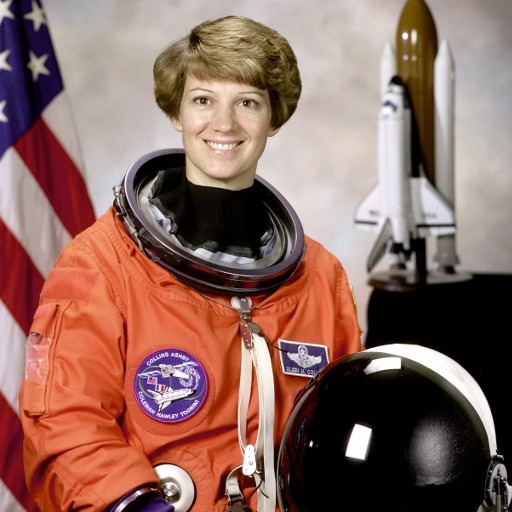
#> input picture assets/selftest_portrait.jpg, 512 x 512 px
$ python -i image_utils.py   (imports and definitions only)
#> lines starting #> are read from the running program, lines starting #| are printed output that depends on the picture
"""Image reading, encoding, and safe atomic writing.

Reads happen exactly once per image (Pillow decode with EXIF orientation
applied in memory), all geometry is done on the decoded array, and the final
result is encoded exactly once. Sources are opened strictly read-only.
"""

from __future__ import annotations

import base64
import os
from pathlib import Path

import cv2
import numpy as np
from PIL import Image, ImageOps, UnidentifiedImageError

JPEG_EXTENSIONS = {".jpg", ".jpeg"}


class ImageLoadError(Exception):
    """The file could not be decoded as an image."""


def load_image_bgr(path: Path) -> np.ndarray:
    """Decode an image file into a BGR uint8 array.

    EXIF orientation is applied in memory; the source file is not touched.
    Grayscale, palette, and alpha images are converted to 3-channel RGB
    (alpha composited over white, which suits ID photos).
    """
#> called with path = '../assets/selftest_portrait.jpg'
    try:
        with Image.open(path) as im:
#> im is the input picture: PIL image 512x512 RGB; mean R, G, B 141.6, 105.8, 96.5
            im = ImageOps.exif_transpose(im)
            if im.mode in ("RGBA", "LA", "PA") or (im.mode == "P" and "transparency" in im.info):
                rgba = im.convert("RGBA")
                background = Image.new("RGBA", rgba.size, (255, 255, 255, 255))
                im = Image.alpha_composite(background, rgba).convert("RGB")
            elif im.mode != "RGB":
                im = im.convert("RGB")
            rgb = np.asarray(im, dtype=np.uint8)
    except (UnidentifiedImageError, OSError, ValueError, SyntaxError) as exc:
        raise ImageLoadError(f"Cannot decode image: {path.name} ({exc})") from exc
    if rgb.ndim != 3 or rgb.shape[2] != 3 or rgb.shape[0] < 8 or rgb.shape[1] < 8:
        raise ImageLoadError(f"Unsupported image geometry: {path.name}")
    return np.ascontiguousarray(rgb[:, :, ::-1])
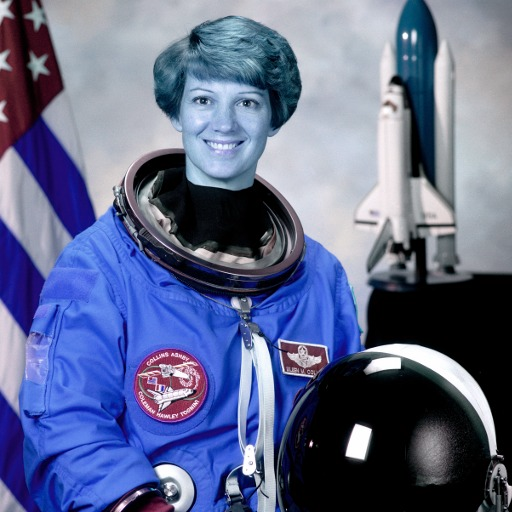
#> returned value: shape (512, 512, 3); mean of channels 0, 1, 2 96.5, 105.8, 141.6; drawn as R, G, B


def encode_image(bgr: np.ndarray, extension: str, jpeg_quality: int = 95) -> bytes:
    """Encode a BGR array once, honouring the requested file extension."""
    ext = extension.lower()
    if ext in JPEG_EXTENSIONS:
        ok, buf = cv2.imencode(".jpg", bgr, [int(cv2.IMWRITE_JPEG_QUALITY), int(jpeg_quality)])
    elif ext == ".png":
        ok, buf = cv2.imencode(".png", bgr, [int(cv2.IMWRITE_PNG_COMPRESSION), 6])
    else:
        raise ValueError(f"Unsupported output extension: {extension}")
    if not ok:
        raise ValueError(f"Failed to encode image as {extension}")
    return buf.tobytes()


def write_bytes_atomic(data: bytes, destination: Path) -> None:
    """Write bytes to *destination* via a temporary file + atomic replace.

    Prevents half-written images if the process is cancelled or crashes.
    Unicode-safe on Windows (no cv2.imwrite path limitations).
    """
    destination = Path(destination)
    destination.parent.mkdir(parents=True, exist_ok=True)
    tmp = destination.with_name(destination.name + ".part")
    with open(tmp, "wb") as fh:
        fh.write(data)
    os.replace(tmp, destination)


def save_image(bgr: np.ndarray, destination: Path, jpeg_quality: int = 95) -> None:
    """Encode once and write atomically. Caller must have validated the path."""
    data = encode_image(bgr, Path(destination).suffix, jpeg_quality)
    write_bytes_atomic(data, destination)


def bgr_to_jpeg_base64(bgr: np.ndarray, max_dim: int = 640, quality: int = 82) -> str:
    """Downscaled JPEG base64 string for GUI preview display."""
    h, w = bgr.shape[:2]
    scale = min(1.0, max_dim / max(h, w))
    if scale < 1.0:
        bgr = cv2.resize(bgr, (max(1, round(w * scale)), max(1, round(h * scale))),
                         interpolation=cv2.INTER_AREA)
    ok, buf = cv2.imencode(".jpg", bgr, [int(cv2.IMWRITE_JPEG_QUALITY), quality])
    if not ok:
        raise ValueError("Failed to encode preview image")
    return base64.b64encode(buf.tobytes()).decode("ascii")

>>> result = load_image_bgr('../assets/selftest_portrait.jpg')
